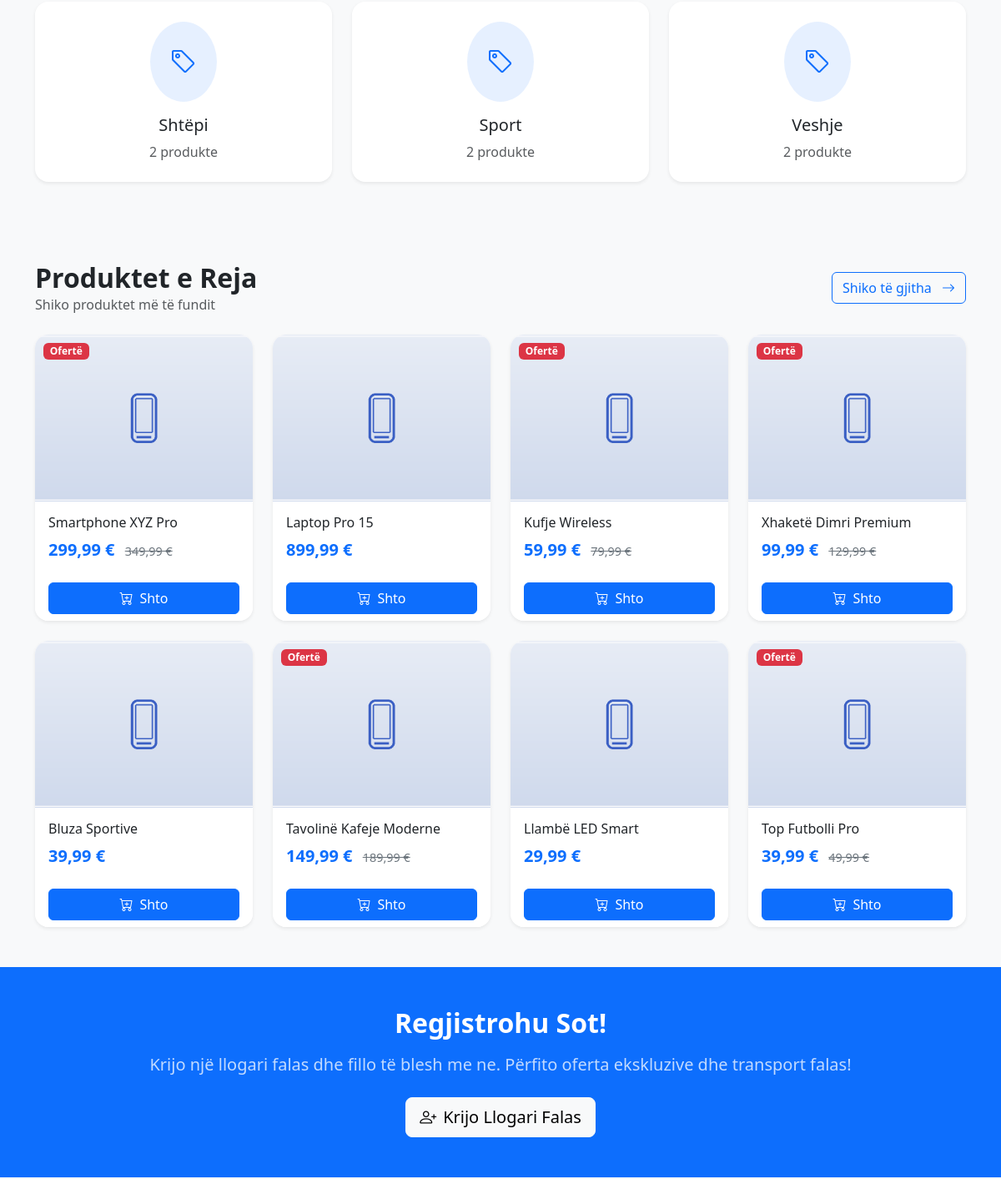
Before: / (middle part) with the older database file.
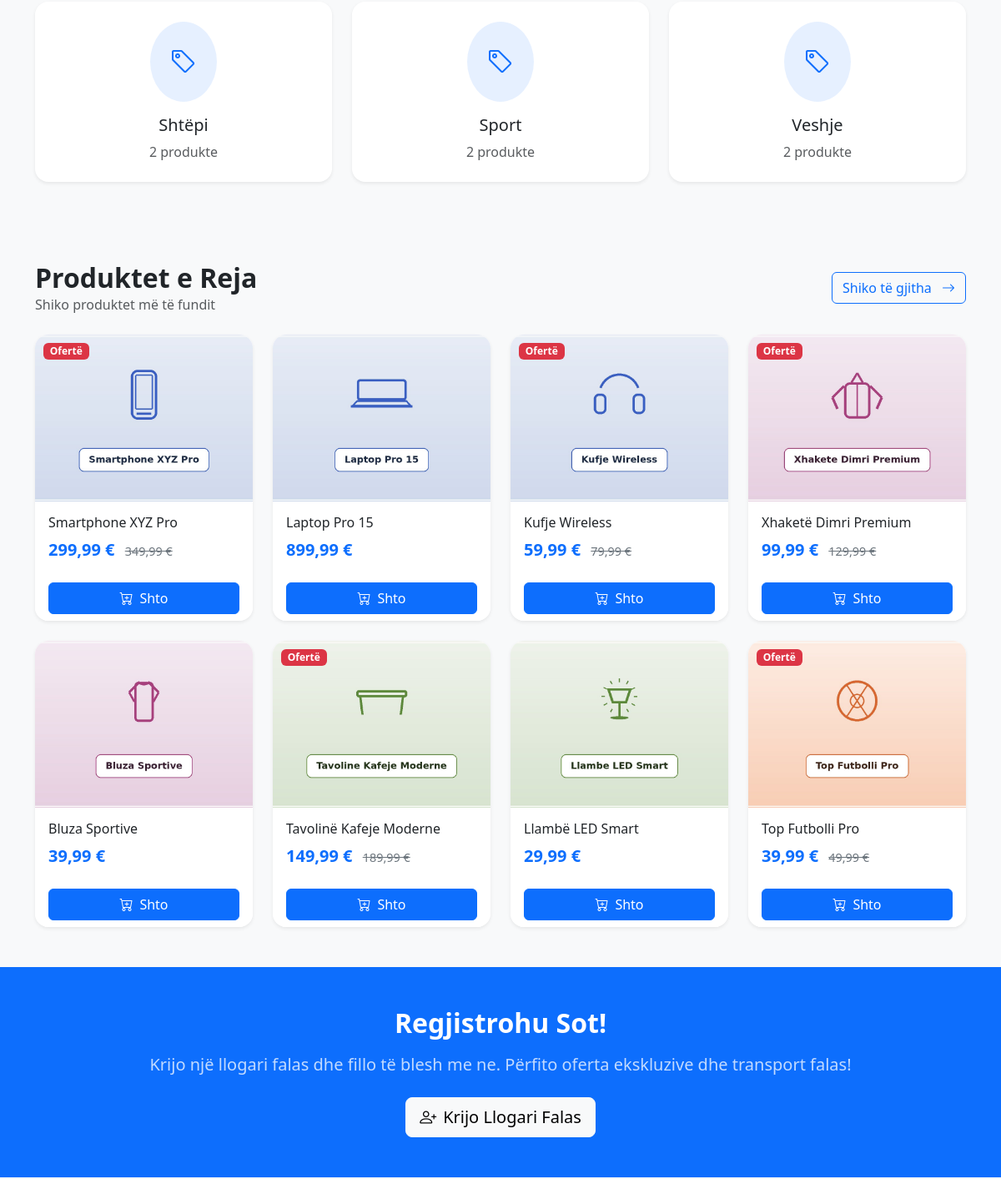
After: the same page with the newer database file.
### tables this page shows
CREATE TABLE IF NOT EXISTS products (
    id INT AUTO_INCREMENT PRIMARY KEY,
    category_id INT,
    name VARCHAR(255) NOT NULL,
    slug VARCHAR(255) NOT NULL UNIQUE,
    description TEXT,
    price DECIMAL(10, 2) NOT NULL,
    sale_price DECIMAL(10, 2),
    stock INT DEFAULT 0,
    image VARCHAR(255) DEFAULT 'default.png',
    is_active BOOLEAN DEFAULT TRUE,
    created_by INT,
    created_at TIMESTAMP DEFAULT CURRENT_TIMESTAMP,
    updated_at TIMESTAMP DEFAULT CURRENT_TIMESTAMP ON UPDATE CURRENT_TIMESTAMP,
    FOREIGN KEY (category_id) REFERENCES categories(id) ON DELETE SET NULL,
    FOREIGN KEY (created_by) REFERENCES users(id) ON DELETE SET NULL
);

### includes/init.php (called while the page is built, shortened)
<?php
require_once __DIR__ . '/../config/database.php';
spl_autoload_register(function ($className) {
    $classFile = __DIR__ . '/../classes/' . $className . '.php';
});
require_once __DIR__ . '/functions.php';

### classes/Database.php (called while the page is built, shortened)
<?php
class Database
{
    private static $instance = null;
    private $pdo;
    private function __construct()
    {
        try {
            $dsn = "mysql:host=" . DB_HOST . ";dbname=" . DB_NAME . ";charset=" . DB_CHARSET;
            $options = [
                PDO::ATTR_ERRMODE => PDO::ERRMODE_EXCEPTION,
                PDO::ATTR_DEFAULT_FETCH_MODE => PDO::FETCH_ASSOC,
                PDO::ATTR_EMULATE_PREPARES => false,
            ];
            $this->pdo = new PDO($dsn, DB_USER, DB_PASS, $options);
        } catch (PDOException $e) {
            if (DEBUG_MODE) {
                die("Gabim në lidhjen me databazën: " . $e->getMessage());
            } else {
                die("Gabim në server. Ju lutemi provoni më vonë.");
            }
        }
    }
    public static function getInstance(): Database
    {
        if (self::$instance === null) {
            self::$instance = new Database();
        }
        return self::$instance;
    }
    public function query(string $sql, array $params = []): PDOStatement
    {
        $stmt = $this->pdo->prepare($sql);
        $stmt->execute($params);
        return $stmt;
    }
    public function fetchOne(string $sql, array $params = [])
    {
        return $this->query($sql, $params)->fetch();
    }
    public function fetchAll(string $sql, array $params = []): array
    {
        return $this->query($sql, $params)->fetchAll();
    }
    public function count(string $table, string $where = '1', array $params = []): int
    {
        $sql = "SELECT COUNT(*) as count FROM {$table} WHERE {$where}";
        $result = $this->fetchOne($sql, $params);
        return (int) $result['count'];
    }
}

### classes/Product.php (called while the page is built, shortened)
<?php
class Product
{
    private Database $db;
    public function __construct()
    {
        $this->db = Database::getInstance();
    }
    public function getAllProducts(int $page = 1, int $perPage = 12, array $filters = []): array
    {
        $offset = ($page - 1) * $perPage;
        $where = ['p.is_active = 1'];
        $params = [];
        $whereClause = implode(' AND ', $where);
        $orderBy = match ($filters['sort'] ?? 'newest') {
            'price_asc' => 'p.price ASC',
            'price_desc' => 'p.price DESC',
            'name' => 'p.name ASC',
            default => 'p.created_at DESC'
        };
        $products = $this->db->fetchAll(
            "SELECT p.*, c.name as category_name FROM products p
             LEFT JOIN categories c ON p.category_id = c.id
             WHERE {$whereClause}
             ORDER BY {$orderBy}
             LIMIT {$perPage} OFFSET {$offset}",
            $params
        );
        $total = $this->db->count('products p', $whereClause, $params);
        return [
            'products' => $products,
            'total' => $total,
            'pages' => ceil($total / $perPage),
            'current_page' => $page
        ];
    }
}

### includes/functions.php (called while the page is built, shortened)
<?php
function formatPrice(float $price, string $currency = '€'): string
{
    return number_format($price, 2, ',', '.') . ' ' . $currency;
}

### index.php (the view, shortened to what the changed rows need)
<?php
require_once __DIR__ . '/includes/init.php';
require_once __DIR__ . '/includes/init.php';
require_once __DIR__ . '/views/partials/header.php';
$productObj = new Product();
$latestProducts = $productObj->getAllProducts(1, 8);
?>
<section class="py-5 bg-light">
    <div class="container">
        <div class="d-flex justify-content-between align-items-center mb-4">
            <div>
                <h2 class="fw-bold mb-0">Produktet e Reja</h2>
            </div>
        </div>
        <?php if (empty($latestProducts['products'])): ?>
            <div class="text-center py-5">
                <i class="bi bi-box-seam display-4 text-muted"></i>
                <p class="text-muted mt-3">Ende nuk ka produkte. Vizito më vonë!</p>
            </div>
        <?php else: ?>
            <div class="row row-cols-1 row-cols-sm-2 row-cols-md-3 row-cols-lg-4 g-4">
                <?php foreach ($latestProducts['products'] as $product): ?>
                    <div class="col">
                        <div class="card product-card h-100">
                            <?php if ($product['sale_price']): ?>
                                <span class="badge badge-sale bg-danger">Ofertë</span>
                            <?php endif; ?>
                            <a href="views/product-detail.php?slug=<?= $product['slug'] ?>">
                                <img src="<?= SITE_URL ?>/assets/images/uploads/<?= $product['image'] ?? 'products/default.png' ?>"
                                     class="card-img-top"
                                     alt="<?= htmlspecialchars($product['name']) ?>">
                            </a>
                            <div class="card-body">
                                <h6 class="card-title text-truncate">
                                    <a href="views/product-detail.php?slug=<?= $product['slug'] ?>" class="text-decoration-none text-dark">
                                        <?= htmlspecialchars($product['name']) ?>
                                    </a>
                                </h6>
                                <div>
                                    <?php if ($product['sale_price']): ?>
                                        <span class="price"><?= formatPrice($product['sale_price']) ?></span>
                                        <span class="old-price ms-2"><?= formatPrice($product['price']) ?></span>
                                    <?php else: ?>
                                        <span class="price"><?= formatPrice($product['price']) ?></span>
                                    <?php endif; ?>
                                </div>
                            </div>
                            <div class="card-footer bg-white border-0">
                                <button class="btn btn-primary w-100 add-to-cart"
                                        data-product-id="<?= $product['id'] ?>">
                                    <i class="bi bi-cart-plus me-2"></i>Shto
                                </button>
                            </div>
                        </div>
                    </div>
                <?php endforeach; ?>
            </div>
        <?php endif; ?>
    </div>
</section>
<section class="py-5 bg-primary text-white">
    <div class="container text-center">
        <h2 class="fw-bold mb-3">Regjistrohu Sot!</h2>
    </div>
</section>
<?php require_once __DIR__ . '/views/partials/footer.php'; ?>

Changed rows visible on the page:
changed products "Smartphone XYZ Pro": image: picture added in place of a placeholder
changed products "Laptop Pro 15": image: picture added in place of a placeholder
changed products "Kufje Wireless": image: picture added in place of a placeholder
changed products "Xhaketë Dimri Premium": image: picture added in place of a placeholder
changed products "Bluza Sportive": image: picture added in place of a placeholder
changed products "Tavolinë Kafeje Moderne": image: picture added in place of a placeholder
changed products "Llambë LED Smart": image: picture added in place of a placeholder
changed products "Top Futbolli Pro": image: picture added in place of a placeholder
